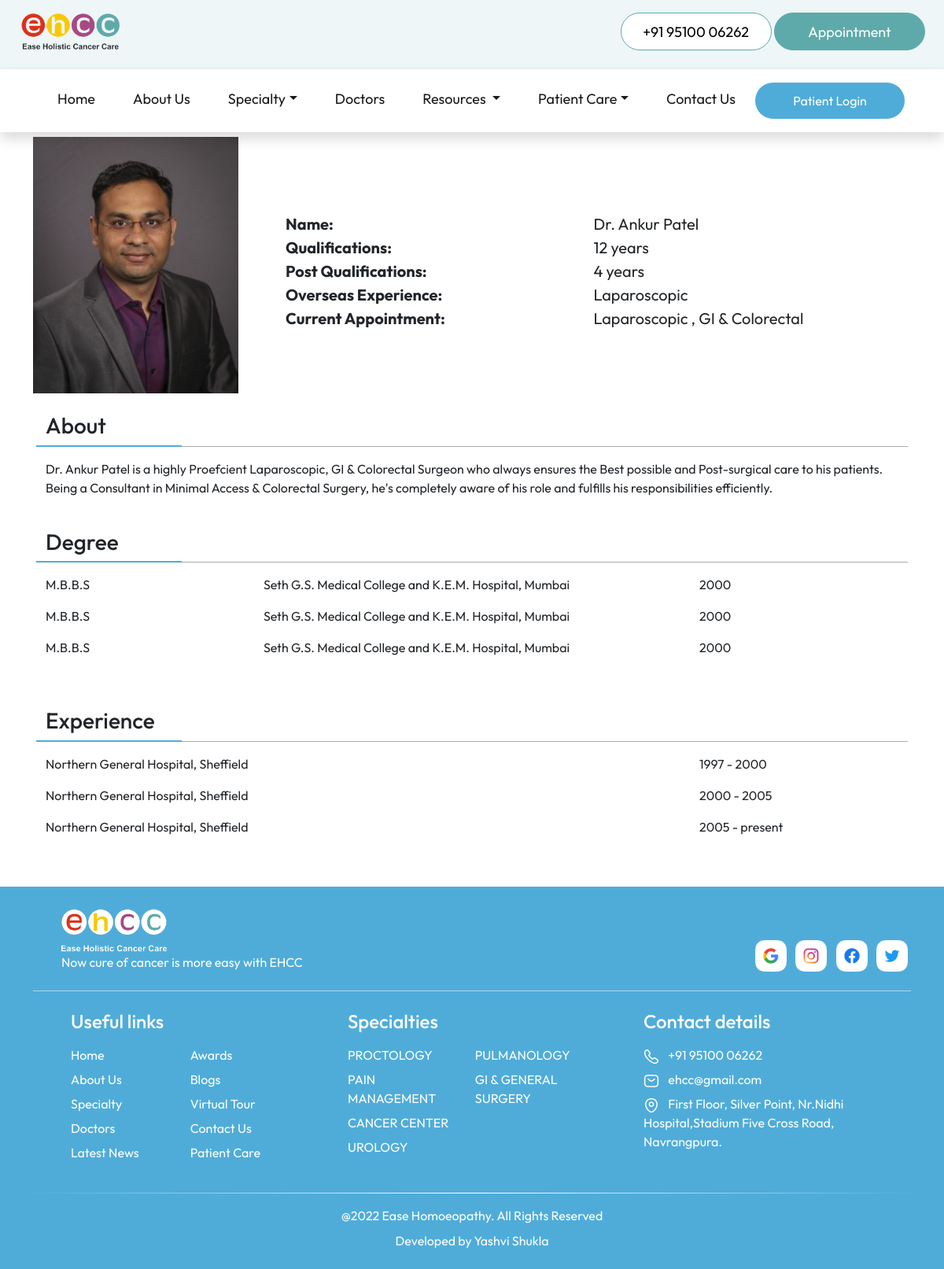
Screenshot of /doctorInfo/1/ with the database file from the repository.
### tables this page shows
CREATE TABLE "doctors" (
	"id"	INTEGER,
	"name"	TEXT,
	"current_appointment"	TEXT,
	"profile_image"	TEXT
);

CREATE TABLE "doctor_profile" (
	"id"	INTEGER,
	"qualification"	TEXT,
	"post_qualification"	TEXT,
	"overseas_qualification"	TEXT,
	"current_appointment"	TEXT,
	"about"	TEXT
);

CREATE TABLE "doctor_degree" (
	"id"	INTEGER,
	"degree"	TEXT,
	"institute"	INTEGER,
	"year"	INTEGER
);

CREATE TABLE "doctor_experience" (
	"id"	INTEGER,
	"organization"	INTEGER,
	"from_year"	INTEGER,
	"to_year"	TEXT
);

CREATE TABLE "social_links" (
	"social_name"	TEXT,
	"social_link"	TEXT
);

CREATE TABLE "specialty" (
	"id"	INTEGER,
	"name"	TEXT,
	"description"	TEXT
, "illustration"	TEXT);

### flask_app.py (the view)
@app.route('/doctorInfo/<string:id>/')
def doctorsInfo(id):
    database_connection = sqlite3.connect(database_location)
    database_cursor = database_connection.cursor()
    doctor_data = database_cursor.execute("SELECT * FROM doctors WHERE id = ?",(int(id),))
    doctor_data = doctor_data.fetchone()
    if doctor_data == None:
        return redirect(url_for('index'))
    doctor_profile = database_cursor.execute("SELECT * FROM doctor_profile WHERE id = ?",(int(id),))
    doctor_profile = doctor_profile.fetchone()
    temp = list(doctor_profile)
    temp[5] = temp[5].replace("\r","")
    temp[5] = temp[5].split("\n")
    doctor_profile = temp
    print(temp)
    doctor_degree = database_cursor.execute("SELECT * FROM doctor_degree WHERE id = ?",(int(id),))
    doctor_degree = doctor_degree.fetchall()
    doctor_experience = database_cursor.execute("SELECT * FROM doctor_experience WHERE id = ?",(int(id),))
    doctor_experience = doctor_experience.fetchall()
    database_connection.commit()
    database_connection.close()
    return render_template('doctorInfo.html',social_links=social_links, doctor_data=doctor_data, doctor_profile=doctor_profile, doctor_degree=doctor_degree, doctor_experience=doctor_experience,navbar_specialties=navbar_specialties, navbar_diseases=navbar_diseases)

### templates/doctorInfo.html (shortened to what this page needs)
<!DOCTYPE html>
<html lang="en">
<head>
  <link href="https://cdn.jsdelivr.net/npm/bootstrap@5.2.0/dist/css/bootstrap.min.css" rel="stylesheet"
 />
  <link rel="stylesheet" href="../../static/stylesheets/common.css" />
  <link rel="stylesheet" href="../../static/stylesheets/doctorInfo.css" />
</head>
<body>
  {% include 'navbar.html' %}
  <div class="container mt-4" id="hero">
    <div class="row align-items-md-center justify-content-center">
      <div class="col-md-3 col-11">
        <img src="{{doctor_data[3]}}" alt="doctor image" class="w-100" />
      </div>
      <div class="col-md-9 col-12 mt-3">
        <div class="row mx-md-4 mx-2" style="font-size: 20px;">
          <div class="col-md-6 col-12">
            <strong>Name:</strong>
          </div>
          <div class="col-md-6 col-12">{{doctor_data[1]}}</div>
          <div class="col-md-6 col-12">
            <strong>Qualifications:</strong>
          </div>
          <div class="col-md-6 col-12">{{doctor_profile[1]}}</div>
          <div class="col-md-6 col-12">
            <strong>Post Qualifications:</strong>
          </div>
          <div class="col-md-6 col-12">{{doctor_profile[2]}}</div>
          <div class="col-md-6 col-12">
            <strong>Overseas Experience:</strong>
          </div>
          <div class="col-md-6 col-12">{{doctor_profile[3]}}</div>
          <div class="col-md-6 col-12">
            <strong>Current Appointment:</strong>
          </div>
          <div class="col-md-6 col-12">{{doctor_profile[4]}}</div>
        </div>
      </div>
    </div>
  </div>
  <div class="container my-4 about_section">
    <div class="row px-3">
      <div class="col-2 underline1">
        <strong>
          <h3>About</h3>
        </strong>
      </div>
      <div class="col-10 underline2"></div>
      <div class="col-12">
        <p class="my-3">
          {% for i in doctor_profile[5] %}
          {{i}}
          <br>
          {% endfor %}
        </p>
      </div>
    </div>
  </div>
  <div class="container my-4 degree_section">
    <div class="row px-3">
      <div class="col-2 underline1">
        <strong>
          <h3>Degree</h3>
        </strong>
      </div>
      <div class="col-10 underline2"></div>
    </div>
    <div class="row px-3 my-3">
      {% for degree in doctor_degree %}
      <div class="col-md-3 col-12">{{degree[1]}}</div>
      <div class="col-md-6 col-12">
        {{degree[2]}}
      </div>
      <div class="col-md-3 col-12 mb-3">
        {{degree[3]}}
      </div>
      {% endfor %}
    </div>
  </div>
  <div class="container my-5 experience_section">
    <div class="row px-3">
      <div class="col-2 underline1">
        <strong>
          <h3>Experience</h3>
        </strong>
      </div>
      <div class="col-10 underline2"></div>
    </div>
    <div class="row my-3 px-3">
      {% for experience in doctor_experience %}
      <div class="col-md-9 col-12">{{experience[1]}}</div>
      <div class="col-md-3 col-12 mb-3 ">{{experience[2]}}&nbsp;-&nbsp;{{experience[3]}}</div>
      {% endfor %}
    </div>
  </div>
  {% include 'footer.html' %}
</body>
</html>

### templates/footer.html (shortened to what this page needs)
<div class="footer">
    <div class="container">
        <div class="row align-items-end">
            <div class="col-md-8 px-md-5 mt-4 mb-3">
                <img src="../../static/images/logo/footer_logo.png" alt="Hospital logo" height="60" />
                <p class="text-white mb-0">
                    Now cure of cancer is more easy with EHCC
                </p>
            </div>
            <div class="col-md-4 pt-4 mb-3 text-md-end">
                {% for social in social_links %}
                <a href="{{social[1]}}">
                    <img src="../../static/images/logo/{{social[0]}}_icon.png" alt="{{social[0]}} logo"
                        class="img-fluid mx-1" style="height: 40px; width: auto;" />
                </a>
                {% endfor %}
            </div>
        </div>
        <div class="footer_line mt-2"></div>
        <div class="row text-white pt-4 ps-md-5 footer_links align-items-start">
            <div class="col-md-4 col-sm-6 mb-4">
                <h4 class="mb-3">Useful links</h4>
                <div class="row">
                    <div class="col-xl-5 col-sm-12 col-6">
                        <a href="/">
                            <p>Home</p>
                        </a>
                        <a href="/about/">
                            <p>About Us</p>
                        </a>
                        <a href="/specialty/">
                            <p>Specialty</p>
                        </a>
                        <a href="/doctors/">
                            <p>Doctors</p>
                        </a>
                        <a href="/news/">
                            <p>Latest News</p>
                        </a>
                    </div>
                    <div class="col-xl-5 col-sm-12 col-6">
                        <a href="/awards/">
                            <p>Awards</p>
                        </a>
                        <a href="/blogs/">
                            <p>Blogs</p>
                        </a>
                        <a href="/virtualTour/">
                            <p>Virtual Tour</p>
                        </a>
                        <a href="/contact/">
                            <p>Contact Us</p>
                        </a>
                        <a href="#">
                            <p>Patient Care</p>
                        </a>
                    </div>
                </div>
            </div>
            <div class="col-md-4 col-sm-6 mb-4 g-md-0">
                <h4 class="mb-3">
                    <a href="/specialty/">
                        Specialties
                    </a>
                </h4>
                <div class="row">
                    <div class="col-xl-5 col-sm-12 col-6">
                        {% for i in range (0,navbar_specialties|length) %}
                        <a href="/diseases/{{navbar_specialties[i][0]}}/">
                            <p>
                                {{ navbar_specialties[i][1] }}
                            </p>
                        </a>
                        {% endfor %}
                    </div>
                    {% if navbar_specialties|length > 4 %}
                    <div class="col-xl-5 col-sm-12 col-6">
                        {% for i in range (4,navbar_specialties|length) %}
                        <a href="/diseases/{{navbar_specialties[i][0]}}/">
                            <p>
                                {{ navbar_specialties[i][1] }}
                            </p>
                        </a>
                        {% endfor %}
                    </div>
                    {% endif %}
                </div>
            </div>
            <div class="col-md-4 col-sm-12">
                <h4 class="mb-3">Contact details</h4>
                <p>
                    <a href="tel:919510006262">
                        <img src="../../static/images/logo/footercall_icon.png" alt="call logo" />
                        <span class="ps-2">+91 95100 06262</span>
                    </a>
                </p>
                <p>
                    <a href="mailto:ehcc@gmail.com">
                        <img src="../../static/images/logo/mail_icon.png" alt="mail icon" />
                        <span class="ps-2">ehcc@gmail.com</span>
                    </a>
                </p>
                <p>
                    <a href="https://goo.gl/maps/SUXSNEnxhgQroknp9" target="_blank">
                        <img src="../../static/images/logo/location_icon.png" alt="location icon" />
                        <span class="ps-2">
                            First Floor, Silver Point, Nr.Nidhi Hospital,Stadium Five Cross Road, Navrangpura.
                        </span>
                    </a>
                </p>
            </div>
        </div>
        <div class="row my-2">
            <div class="footer_line_2"></div>
        </div>
        <div class="row text-white">
            <div class="py-2 text-center">
                @2022 Ease Homoeopathy. All Rights Reserved
            </div>
            <div class="text-center">
                Developed by <a href="" class="footer_credit">Yashvi Shukla</a></br></br>
            </div>
        </div>
    </div>
</div>

### static/stylesheets/common.css (style rules this page uses)
html, body { overflow-x: hidden; }
body { margin-top: 150px; }
* { margin: 0; padding: 0; box-sizing: border-box; font-family: "Outfit", sans-serif; }
:root { --nav-color: #EEF6F7; --primary-color: #5eaaaa; --heading-color: #4facd9; --section-background-color: #cae6f4; --contact-background-color: #284f4f; }
a { color: unset; text-decoration: none; cursor: pointer; }
.footer { background-color: var(--heading-color); }
.footer_line { height: 1px; background-color: rgba(255, 255, 255, 0.521); }
.footer_line_2 { height: 1px; background: linear-gradient(to right, rgba(40, 79, 79, 0) 0%, white 50%, rgba(40, 79, 79, 0) 100%); }
.footer_credit { text-decoration: none; color: white; }
.footer_links p { margin-bottom: 7px !important; cursor: pointer; }

### static/stylesheets/doctorInfo.css (style rules this page uses)
.underline1 { border-bottom: 2px solid #4facd9; }
.underline2 { border-bottom: 1px solid #aaaaaa; }

### rows the page displays
doctors: profile_image (picture), name "Dr. Ankur Patel"
doctor_profile: qualification "12 years", post_qualification "4 years", overseas_qualification "Laparoscopic", current_appointment "Laparoscopic , GI & Colorectal", about "Dr. Ankur Patel is a highly Proefcient Laparoscopic, GI & Colorectal Surgeon who always ensures the Best possible and Post-surgical care to his patients. Being a Consultant in Minimal Access & Colorectal Surgery, he's completely aware of his role and fulfills his responsibilities efficiently."
doctor_degree: degree "M.B.B.S", institute "Seth G.S. Medical College and K.E.M. Hospital, Mumbai", year "2000"
doctor_degree: degree "M.B.B.S", institute "Seth G.S. Medical College and K.E.M. Hospital, Mumbai", year "2000"
doctor_degree: degree "M.B.B.S", institute "Seth G.S. Medical College and K.E.M. Hospital, Mumbai", year "2000"
doctor_experience: organization "Northern General Hospital, Sheffield", from_year "1997", to_year "2000"
doctor_experience: organization "Northern General Hospital, Sheffield", from_year "2000", to_year "2005"
doctor_experience: organization "Northern General Hospital, Sheffield", from_year "2005", to_year "present"
social_links: social_name (picture)
social_links: social_name (picture)
social_links: social_name (picture)
social_links: social_name (picture)
specialty: name "PROCTOLOGY"
specialty: name "PAIN MANAGEMENT"
specialty: name "CANCER CENTER"
specialty: name "UROLOGY"
specialty: name "PULMANOLOGY"
specialty: name "GI & GENERAL SURGERY"
